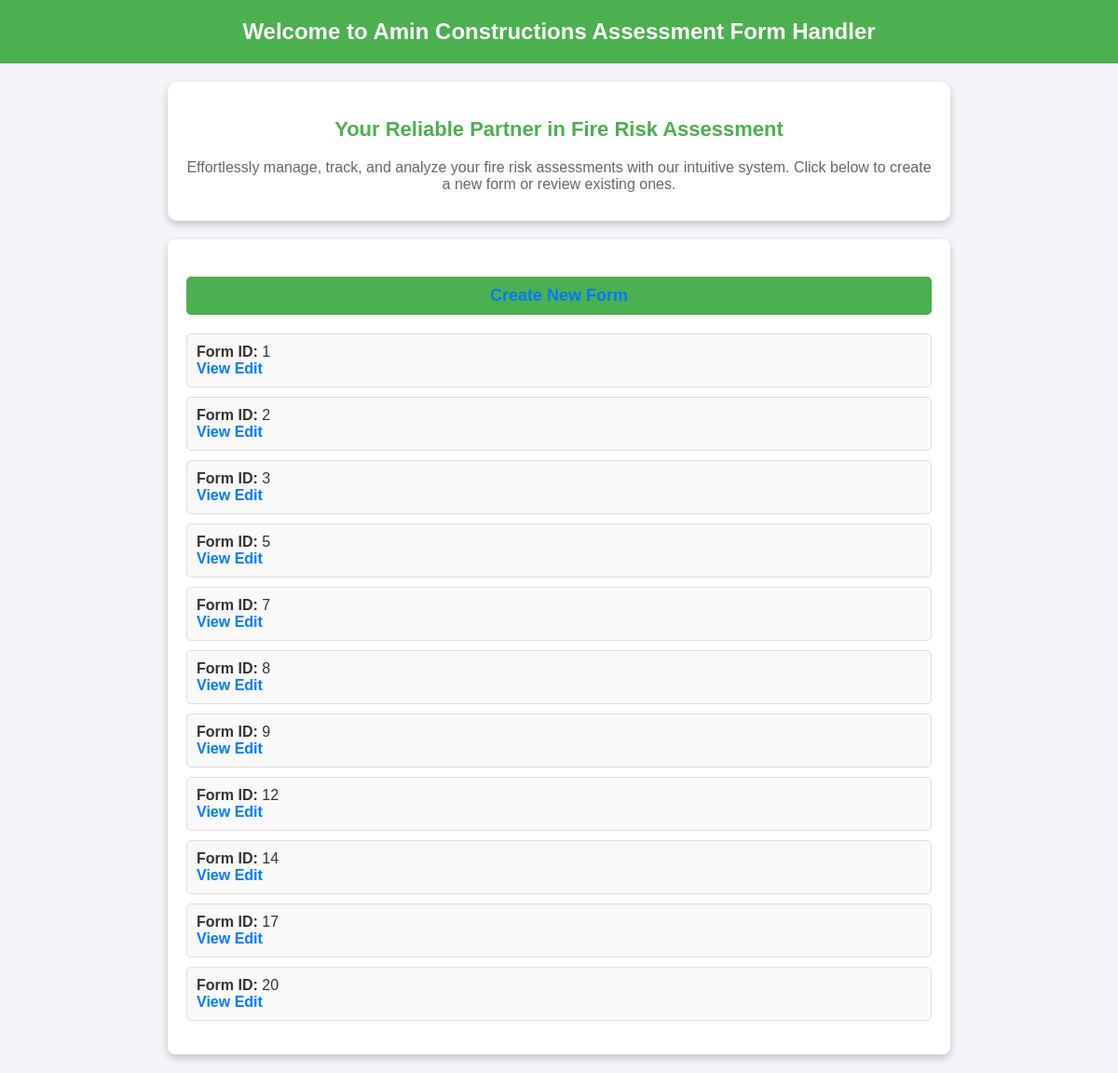
Before: / with the older database file.
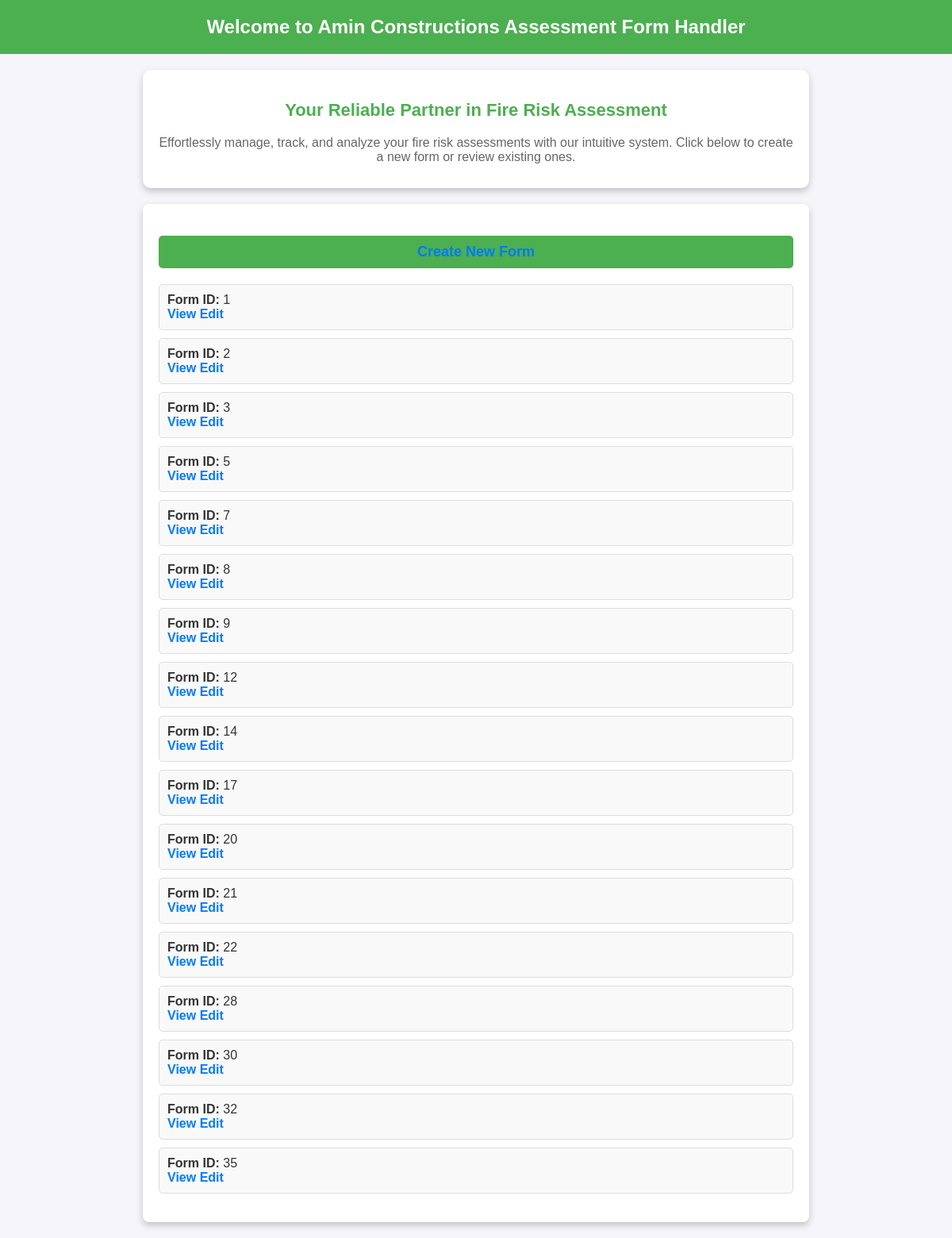
After: the same page with the newer database file.
### POC2/app.py (models this page shows)
class Form(db.Model):
    id = db.Column(db.Integer, primary_key=True)
    form_id = db.Column(db.String(50), unique=True, nullable=False)

### POC2/app.py (the view)
@app.route('/')
def index():
    forms = Form.query.all()
    return render_template('index.html', forms=forms)

### POC2/templates/index.html (shortened to what this page needs)
<!DOCTYPE html>
<html>
<head>
</head>
<body>
    <header>Welcome to Amin Constructions Assessment Form Handler</header>
    <div class="welcome-section">
        <h2>Your Reliable Partner in Fire Risk Assessment</h2>
        <p>Effortlessly manage, track, and analyze your fire risk assessments with our intuitive system.
        Click below to create a new form or review existing ones.</p>
    </div>
    <div class="form-list">
        <a href="{{ url_for('create_form') }}" class="create-form">Create New Form</a>
        <ul>
            {% for form in forms %}
            <li>
                <div>
                    <strong>Form ID:</strong> {{ form.form_id }}
                </div>
                <div class="action-buttons">
                    <a href="{{ url_for('view_form', form_id=form.form_id) }}" class="view-button">View</a>
                    <a href="{{ url_for('edit_form', form_id=form.form_id) }}" class="edit-button">Edit</a>
                </div>
            </li>
            {% endfor %}
        </ul>
    </div>
</body>
</html>

### POC2/templates/index.html (style rules this page uses)
body { font-family: Arial, sans-serif; background-color: #f4f4f9; color: #333; margin: 0; padding: 0; }
header { background-color: #4CAF50; color: white; padding: 20px; text-align: center; font-size: 24px; font-weight: bold; }
.welcome-section { background-color: #ffffff; color: #555; text-align: center; padding: 20px; margin: 20px auto; max-width: 800px; border-radius: 10px; box-shadow: 0 4px 8px rgba(0, 0, 0, 0.2); }
.welcome-section h2 { font-size: 22px; font-weight: bold; color: #4CAF50; }
.welcome-section p { font-size: 16px; margin: 10px 0; color: #666; }
.form-list { max-width: 800px; margin: 20px auto; padding: 20px; background-color: white; border-radius: 8px; box-shadow: 0 4px 8px rgba(0, 0, 0, 0.2); }
.form-list a { text-decoration: none; color: #007BFF; font-weight: bold; }
.form-list ul { list-style-type: none; padding: 0; }
.form-list li { margin: 10px 0; padding: 10px; border: 1px solid #ddd; border-radius: 5px; background-color: #f9f9f9; transition: background-color 0.3s; }
.create-form { display: block; text-align: center; margin: 20px auto; padding: 10px 20px; font-size: 18px; background-color: #4CAF50; color: white; text-decoration: none; border-radius: 5px; transition: background-color 0.3s; }

Changed rows visible on the page:
added Form: form_id "21"
added Form: form_id "22"
added Form: form_id "28"
added Form: form_id "30"
added Form: form_id "32"
added Form: form_id "35"
